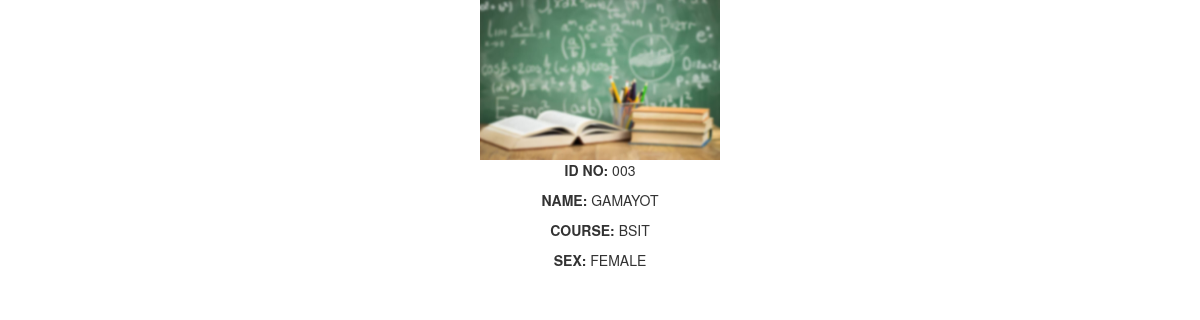
Screenshot of /students/profile/003 with the database file from the repository.
### tables this page shows
CREATE TABLE `student` (
  `idno` varchar(10) NOT NULL,
  `lname` varchar(50) NOT NULL,
  `fname` varchar(50) NOT NULL,
  `mname` varchar(50) NOT NULL,
  `course` varchar(50) NOT NULL,
  `sex` varchar(10) NOT NULL
);

### application/controllers/students.php (called while the page is built, shortened)
<?php
class Students extends CI_Controller {
	public function __construct(){
		$this->load->model('student_model','Student');
	}
	public function profile($id){
		$student = $this->Student->read(array('idno'=>$id));
		if( count($student)>0 ){
			$header_data['title'] = "Students: View Student Profile";
			$data['student'] = $student;
			$this->load->view('include/header',$header_data);
			$this->load->view('students/profile',$data);
			$this->load->view('include/footer');
		}
		else{
			redirect('students','refresh');
		}
	}
}

### index.php (called while the page is built, shortened)
<?php
require_once BASEPATH.'core/CodeIgniter.php';

### application/models/student_model.php (called while the page is built, shortened)
<?php
class student_model extends CI_model{
	private $table= "student";
	public function read($condition=null){
	if(isset($condition))
		{
		$this->db->where($condition);
		}
	$query=$this->db->get($this->table);
	return $query->result_array();
	}
}
?>

### application/views/students/profile.php (the view, shortened to what this page needs)
<div class="content">
<div class="row">
 <div class="col-md-12 col-xs-12">
	<div class="student-picture text-center ">
<img src="<?php echo base_url('assets/images/table.jpg') ?>" alt="table" width="20%" height="20%" />	</div>
	<div class="student-profile text-center text-uppercase">
	<p><b> ID no: </b> <?php  echo $student[0]['idno']; ?></p>
	<p class=""><b> name: </b> <?php  echo $student[0]['lname'] ?></p>
	<p><b> Course: </b> <?php  echo $student[0]['course'] ?></p>
	<p><b> Sex: </b> <?php  echo $student[0]['sex'] ?></p>
	</div>
</div>
</div>
</div>

### assets/CSS/design.css (style rules this page uses)
* { margin: 0; padding 0; }
body { background-color:#ddd; color:black; font-family:"verdana"; }

### rows the page displays
student: idno "003", lname "GAMAYOT", course "BSIT", sex "FEMALE"
